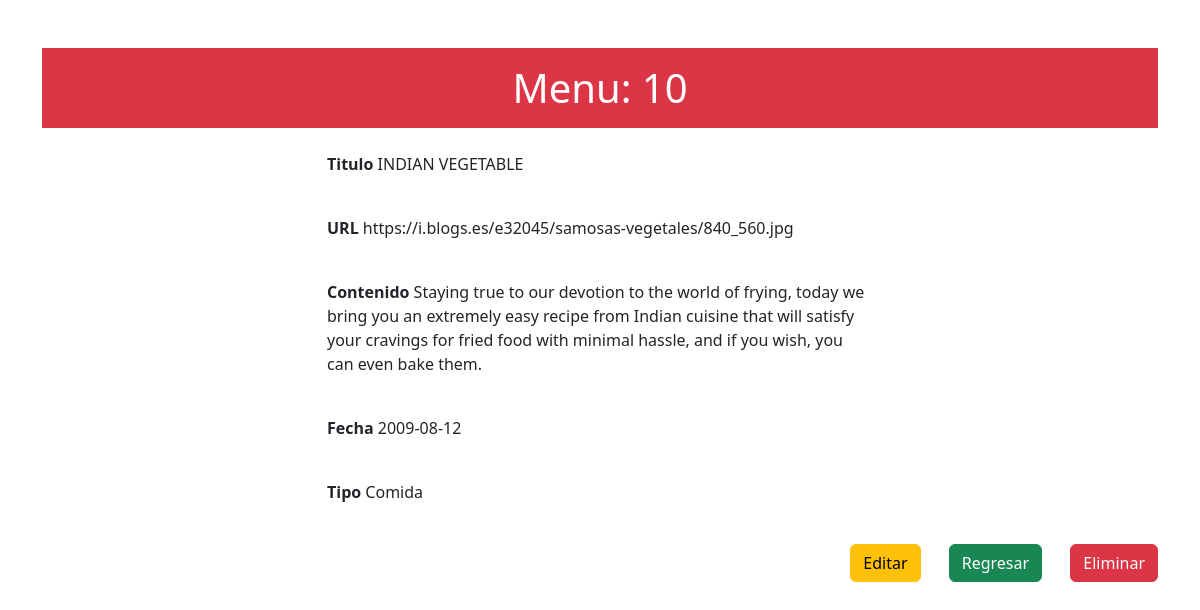
/PWM-E2/admin/menu/show.php?id=10, run on the app's committed database.
### tables this page shows
CREATE TABLE `menu` (
  `id` int(11) NOT NULL,
  `Titulo_menu` varchar(70) NOT NULL,
  `Url_menu` varchar(500) NOT NULL,
  `Contenido_menu` longtext NOT NULL,
  `Fecha_menu` date NOT NULL,
  `tipo` varchar(15) DEFAULT NULL
);

### PWM-E2/admin/private/queries.php (called while the page is built, shortened)
<?php
function menu_por_id($id){
    global $db;
    $sql= "SELECT * FROM menu WHERE id=$id";
    return mysqli_query($db, $sql);
}

### PWM-E2/admin/menu/show.php (the view, shortened to what this page needs)
<?php
$id = $_GET['id'];
$menu = mysqli_fetch_assoc(menu_por_id($id));
include(SHARED_PATH . 'header.php');
?>
<div class="container py-5">
    <div class="row mb-4">
        <div class="col">
            <header class="py-3 bg-danger text-center text-white">
                <h1 class="mb-0">Menu: <?= $menu['id'] ?></h1>
            </header>
        </div>
    </div>
    <div class="row justify-content-center mb-4">
        <div class="col-12 col-md-9 col-lg-6">
            <p><b>Titulo </b><?= $menu['Titulo_menu'] ?></p>
        </div>
    </div>
    <div class="row justify-content-center mb-4">
        <div class="col-12 col-md-9 col-lg-6">
            <p><b>URL </b><?= $menu['Url_menu'] ?></p>
        </div>
    </div>
    <div class="row justify-content-center mb-4">
        <div class="col-12 col-md-9 col-lg-6">
            <p><b>Contenido </b><?= $menu['Contenido_menu'] ?></p>
        </div>
    </div>
    <div class="row justify-content-center mb-4">
        <div class="col-12 col-md-9 col-lg-6">
            <p><b>Fecha </b><?= $menu['Fecha_menu'] ?></p>
        </div>
    </div>
    <div class="row justify-content-center mb-4">
        <div class="col-12 col-md-9 col-lg-6">
            <p><b>Tipo </b><?= $menu['tipo'] ?></p>
        </div>
    </div>
    <div class="row">
        <div class="col text-end">
            <a href="edit.php?id=<?= $menu['id'] ?>" class="btn btn-warning me-4">Editar</a>
            <a href="indexm.php" class="btn btn-success me-4">Regresar</a>
            <button type="button" class="btn btn-danger" data-bs-toggle="modal" data-bs-target="#exampleModal">
                Eliminar
            </button>
        </div>
    </div>
</div>
<?php
include(SHARED_PATH . 'footer.php');

### data on the page
menu: id "10", Titulo_menu "INDIAN VEGETABLE", Url_menu "https://i.blogs.es/e32045/samosas-vegetales/840_560.jpg", Contenido_menu "Staying true to our devotion to the world of frying, today we bring you an extremely easy recipe from Indian cuisine that will satisfy your cravings for fried food with minimal hassle, and if you wish, you can even bake them.", Fecha_menu "2009-08-12", tipo "Comida"
